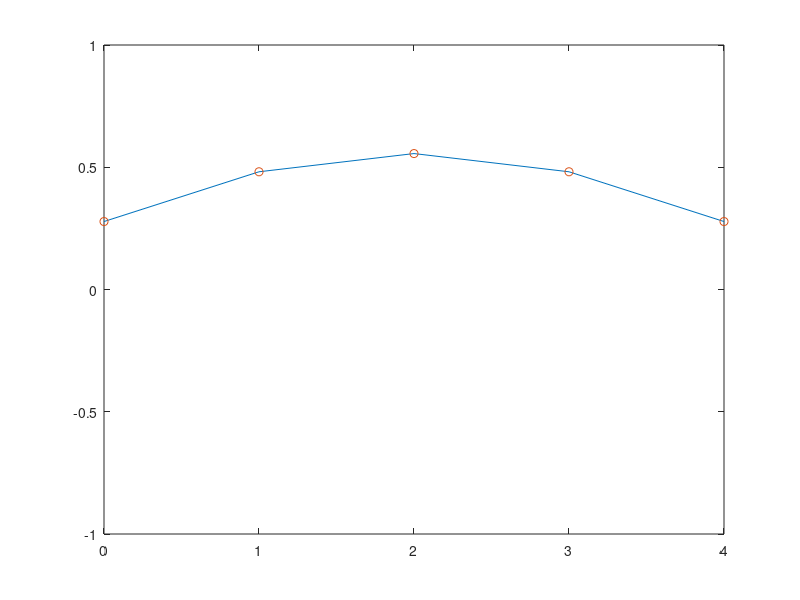

This chart was generated by the following MATLAB code:
massPoint = "Enter amount of mass points: "; % How many mass points we wish to examine.
mp = input(massPoint) % Store the value written in massPoint
amountNode = "Enter amount of nodes: "   %
node = input(amountNode) %
duration = "Enter amount of oscillations: "; % How long the animation shall keep going
time = input(duration) % Stores the value written in duration and uses  
                       % the value to determine the length of the animation.

twoVector = ones(1,mp)*-2; % Creates a 1 x mp vector and fills it with the value -2.
D = diag(twoVector); % Places  the -2 from the vector above diagonaly in a n x n matrix.

oneVector = ones(1,(mp-1))*1; % Creates a vector with 1 x mp-1 and fills it with the value 1. 
D1 = diag(oneVector,1); % Places the 1 vector on one position above the diagonal.
D2 = diag(oneVector,-1); % Places the 1 vector on one position below the diagonal

DD = D + D1 + D2; % Uses the values in our 2-vector and 1-vectors to fill the n x n matrix.

[C,D] = eig(DD); % Eigenvectors and eigenvalues from our DD matrix.

l = [0:mp-1]; % Positions for the end points and
                % mass points as a column vector
%figure(1)
% smallest k
k = sqrt(-D(node,node)); % the amount of nodes can determine how the 
                        %animation oscillates
for t = 0:0.1:time*pi % Duration of how long animation should go on
        u = sin(k*t)*[ C(:,node) ]; % u as a column vectors,
                                   % u = 0 for the end points
        plot(l,u,l,u, 'o') 
        ylim([-1 1])
        pause (0.01)
end